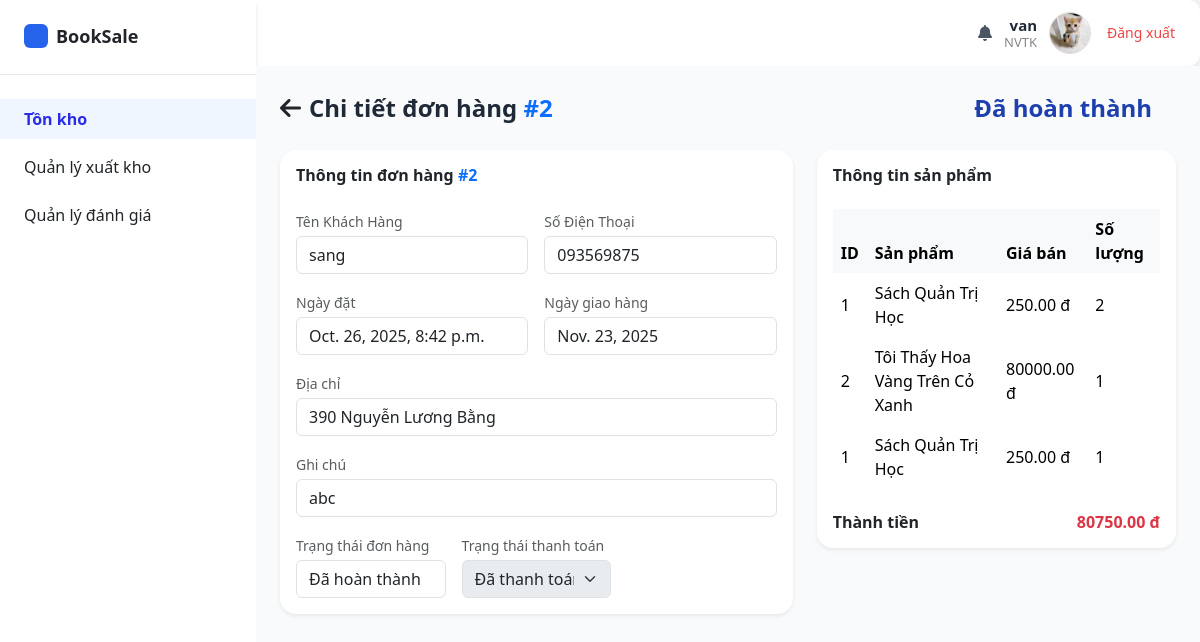
The app's page /emp/order_details/2/ (signed in) with its own data.
### booksale_app/models.py (models this page shows, shortened)
class Order(models.Model):
    STATUS_CHOICES = [
        ('confirmed', 'Đã xác nhận'),
        ('pending', 'Chờ xác nhận'),
        ('cancelled', 'Đã hủy'),
        ('completed', 'Hoàn thành')
    ]
    order_date = models.DateTimeField(auto_now_add=True)
    total_amount = models.DecimalField(
        max_digits=10,
        decimal_places=2,
        null=True,         # cho phép null
        blank=True,
    )
    status = models.CharField(
        max_length=20,
        choices=STATUS_CHOICES,
        default='pending'  # mặc định là "Chờ xác nhận"
    )
    cancel_reason = models.TextField(blank=True, null=True)
    shipping_date = models.DateField(verbose_name= "Ngày giao hàng", blank=True, null=True)
    note = models.TextField(blank=True, null=True)
    customer = models.ForeignKey(
        Customer,
        on_delete = models.PROTECT
    )
    payment_method = models.CharField(choices=PaymentMethod.choices, max_length=20)

class Customer(models.Model):
    user = models.OneToOneField(auth.get_user_model(), on_delete=models.CASCADE, null=True, blank=True)
    cust_name = models.CharField(
        max_length = 255,
        blank=False, null=False,
        help_text = "Tên khách hàng"
    )
    email = models.EmailField(
        max_length = 100,
        help_text = "Email"
    )
    phone = models.CharField(
        max_length = 15,
        blank=False, null=False,
        help_text = "Số điện thoại"
    )
    address = models.CharField(
        max_length = 255,
        blank=False, null=False,
        help_text = "Địa chi"
    )
    dob = models.DateField(
        verbose_name="Ngày sinh"
    )
    avatar = models.ImageField(upload_to='customers/', null=True, blank=True)
    create_at = models.DateTimeField(
        verbose_name = "Ngày tạo",
        auto_now_add=True
    )

class Order_Item(models.Model):
    product = models.ForeignKey(
        Product,
        on_delete = models.PROTECT
    )
    order = models.ForeignKey(
        Order,
        on_delete = models.PROTECT
    )
    quantity = models.PositiveIntegerField(default=0)
    unit_price = models.DecimalField(
        max_digits=10,
        decimal_places=2
    )
    total_price = models.DecimalField(
        max_digits=10,
        decimal_places=2
    )

class Product(models.Model):
    product_name = models.CharField(
        max_length = 255,
        blank=False, null=False,
        help_text = "Tên sản phẩm"
    )
    description = models.TextField(
        blank=False, null=False,
        help_text = "Mô tả"
    )
    image = models.ImageField(upload_to='products/', null=True, blank=True)
    cost_price = models.DecimalField(
        max_digits=10,
        decimal_places=2
    )
    sell_price = models.DecimalField(
        max_digits=10,
        decimal_places=2
    )
    quantity = models.PositiveIntegerField(default=0)
    publisher = models.ForeignKey(
        Publisher,
        on_delete=models.CASCADE
    )
    category = models.ForeignKey(
        Category,
        on_delete=models.CASCADE
    )
    genre = models.ManyToManyField(
        'Genre',
        through="Genre_Item")
    cart = models.ManyToManyField(
        'Cart',
        through='Cart_Item'
    )
    order = models.ManyToManyField(
        'Order',
         through="Order_Item"
    )

### booksale_app/views/admin_view/order_view.py (the view, shortened to what this page needs)
# urls.py: path('emp/order_details/<int:pk>/', views.order_detail, name = 'order_detail'),
@login_required(login_url="/accounts/login/staff/")
def order_detail(request, pk):
    order = get_object_or_404(Order.objects.select_related('customer'), pk=pk)
    order_items = Order_Item.objects.select_related('product').filter(order=order)
    prices = [item.product.sell_price * item.quantity for item in order_items]
    total_amount = sum_price_order(prices)
    context = {
        'order': order,
        'order_items': order_items,
        'total_amount': total_amount,
        'today': timezone.now().date(),
    }
    if order.status == "confirmed":
        template = 'admin_temp/order/order_detail.html'
    elif order.status == "cancelled":
        template = 'admin_temp/order/order_cancel.html'
    elif order.status == "completed":
        template = 'admin_temp/order/order_completed.html'
    else:
        template = 'admin_temp/order/order_confirm.html'
    return render(request, template, context)

### booksale_app/templates/admin_temp/order/order_completed.html (shortened to what this page needs)
{% extends 'admin_temp/admin_base.html' %}
{% load static %}
{% block content %}
    <main class="flex-1 bg-gray-50 p-6">
        <div class="d-flex align-items-center justify-content-between mb-4">
            <div class="d-flex align-items-center gap-2">
            <a href="/emp/order_list" class="text-decoration-none text-dark fs-4">
                <i class="fa-solid fa-arrow-left"></i>
            </a>
            <h4 class="text-2xl font-semibold text-gray-800">
                Chi tiết đơn hàng <span class="text-primary">#{{ order.id }}</span>
            </h4>
            </div>
            <div class="d-flex gap-2">
                <h4 class="text-2xl font-semibold text-blue-800 mr-6">
                    Đã hoàn thành</span>
                </h4>
            </div>
        </div>
        <div class="row">
            <div class="col-md-7">
              <div class="card border-0 shadow-sm rounded-4">
                <div class="card-body">
                  <h5 class="fw-semibold mb-4">Thông tin đơn hàng <span class="text-primary">#{{ order.id }}</span></h5>
                  <div class="row g-3">
                    <div class="col-md-6">
                      <label class="form-label text-muted small mb-1">Tên Khách Hàng</label>
                      <input type="text" class="form-control" value="{{ order.customer.cust_name }}" readonly>
                    </div>
                    <div class="col-md-6">
                      <label class="form-label text-muted small mb-1">Số Điện Thoại</label>
                      <input type="text" class="form-control" value="{{ order.customer.phone }}" readonly>
                    </div>
                    <div class="col-md-6">
                      <label class="form-label text-muted small mb-1">Ngày đặt</label>
                      <input type="text" class="form-control" value="{{ order.order_date }}" readonly>
                    </div>
                    <div class="col-md-6">
                      <label class="form-label text-muted small mb-1">Ngày giao hàng</label>
                      <input type="text" class="form-control" value="{{ order.shipping_date }}" readonly>
                    </div>
                    <div class="col-md-12">
                      <label class="form-label text-muted small mb-1">Địa chỉ</label>
                      <input type="text" class="form-control" value="{{ order.customer.address }}" readonly>
                    </div>
                    <div class="col-md-12">
                      <label class="form-label text-muted small mb-1">Ghi chú</label>
                      <input type="text" class="form-control" value="{{ order.note }}" readonly>
                    </div>
                    <div class="col-md-4">
                        <label class="form-label text-muted small mb-1">Trạng thái đơn hàng</label>
                        {% if order.status == 'completed' %}
                            <input type="text" class="form-control" value="Đã hoàn thành" readonly>
                        {% endif %}
                    </div>
                    <div class="col-md-4">
                      <label class="form-label text-muted small mb-1">Trạng thái thanh toán</label>
                      <select class="form-select" disabled>
                        <option selected>Đã thanh toán</option>
                      </select>
                    </div>
                  </div>
                </div>
              </div>
            </div>
        <div class="col-md-5">
            <div class="card border-0 shadow-sm rounded-4">
            <div class="card-body">
                <h5 class="fw-semibold mb-4">Thông tin sản phẩm</h5>
                <table class="table table-borderless align-middle">
                    <thead class="table-light">
                        <tr>
                        <th>ID</th>
                        <th>Sản phẩm</th>
                        <th>Giá bán</th>
                        <th>Số lượng</th>
                        </tr>
                    </thead>
                    <tbody>
                        {% for item in order_items %}
                        <tr>
                        <td>{{ item.product.id }}</td>
                        <td>{{ item.product.product_name }}</td>
                        <td>{{ item.product.sell_price }} đ</td>
                        <td>{{ item.quantity }}</td>
                        </tr>
                        {% endfor %}
                    </tbody>
                </table>
                <div class="d-flex justify-content-between mt-4">
                    <h6 class="fw-semibold">Thành tiền</h6>
                    <h5 class="fw-bold text-danger">{{ total_amount }} đ</h5>
                </div>
            </div>
            </div>
        </div>
        </div>
    </main>
{% endblock %}

### booksale_app/templates/admin_temp/admin_base.html (shortened to what this page needs)
{% load static %}
<!DOCTYPE html>
<html lang="en">
    <head>
        <script src="https://cdn.tailwindcss.com"></script>
        <link href="https://cdn.jsdelivr.net/npm/bootstrap@5.3.3/dist/css/bootstrap.min.css" rel="stylesheet" />
        <link href="https://cdnjs.cloudflare.com/ajax/libs/font-awesome/6.5.0/css/all.min.css" rel="stylesheet" />
    </head>
    <body class="bg-gray-100 font-sans">
        <div class="header">
            <div class="user-section">
                <div><i class="fa fa-bell text-gray-600"></i></div>
                {% if user.is_authenticated %}
                <div class="user-info text-right leading-tight">
                    <p class="name font-bold text-gray-800">{{ user.username }}</p>
                    <p class="role">{{user.groups.all.0.name}}</p>
                </div>
                {% if user.profile.avatar %}
                <img src="{{ user.profile.avatar.url }}" class="avatar" />
                {% else %}
                <img src="{% static 'images/image.jpg' %}" class="avatar" />
                {% endif %}
                <a href="{% url 'logout' %}" class="text-sm text-red-500 hover:underline ml-1">Đăng xuất</a>
                {% endif %}
            </div>
        </div>
        <div class="flex h-100">
            <aside class="w-64 bg-white h-screen shadow-md" style="margin-top: -68px">
                <div class="p-6 flex items-center space-x-2 border-b">
                    <div class="w-6 h-6 bg-blue-600 rounded"></div>
                    <span class="font-semibold text-lg">BookSale</span>
                </div>
                {% if role == "NVBH" %}
                <nav class="mt-6">
                    <ul class="space-y-2">
                        <li>
                            <a
                                href="{% url 'emp/order_list'%}"
                                class="flex items-center px-6 py-2 hover:bg-gray-10 {% if request.resolver_match.url_name == 'emp/order_list' %} isActive {% endif %}"
                            >
                                <span>Đơn hàng</span>
                            </a>
                        </li>
                        <li>
                            <details>
                                <summary class="flex items-center px-6 py-2 hover:bg-gray-100 rounded">
                                    Quản lý sản phẩm
                                </summary>
                                <ul>
                                    <li>
                                        <a
                                            href="{% url 'category_list' %}"
                                            class="block px-12 py-2 hover:bg-gray-100 {% if request.resolver_match.url_name == 'category_list' %} isActive {% endif %}"
                                            >Danh mục</a
                                        >
                                    </li>
                                    <li>
                                        <a
                                            href="{% url 'genre_list' %}"
                                            class="block px-12 py-2 hover:bg-gray-100 {% if request.resolver_match.url_name == 'genre_list' %} isActive {% endif %}"
                                            >Thể loại</a
                                        >
                                    </li>
                                    <li>
                                        <a
                                            href="{% url 'product_list' %}"
                                            class="block px-12 py-2 hover:bg-gray-100 {% if request.resolver_match.url_name == 'product_list' %} isActive {% endif %}"
                                            >Sản phẩm
                                        </a>
                                    </li>
                                </ul>
                            </details>
                        </li>
                        <li>
                            <a
                                href="{% url 'review_list' %}"
                                class="flex items-center px-6 py-2 hover:bg-gray-100 {% if request.resolver_match.url_name == 'review_list' %} isActive {% endif %}"
                            >
                                <span>Quản lý đánh giá</span>
                            </a>
                        </li>
                        <li>
                            <a
                                href="{% url 'emp/customer_list' %}"
                                class="flex items-center px-6 py-2 hover:bg-gray-100 {% if request.resolver_match.url_name == 'emp/customer_list' %} isActive {% endif %}"
                            >
                                <span>Quản lý khách hàng</span>
                            </a>
                        </li>
                    </ul>
                </nav>
                {% elif role == "NVTK" %}
                <nav class="mt-6">
                    <ul class="space-y-2">
                        <li>
                            <a
                                href="{% url 'emp/order_list'%}"
                                class="flex items-center px-6 py-2 hover:bg-gray-100 isActive"
                            >
                                <span>Tồn kho</span>
                            </a>
                        </li>
                        <li>
                            <details>
                                <summary class="flex items-center px-6 py-2 hover:bg-gray-100 rounded">
                                    Quản lý xuất kho
                                </summary>
                            </details>
                        </li>
                        <li>
                            <a href="#" class="flex items-center px-6 py-2 hover:bg-gray-100">
                                <span>Quản lý đánh giá</span>
                            </a>
                        </li>
                    </ul>
                </nav>
                {% endif %}
            </aside>
            {% block content %} {% endblock %}
        </div>
    </body>
</html>

### records on screen
Order: id "2", customer.cust_name "sang", customer.phone "093569875", order_date "Oct. 26, 2025, 8:42 p.m.", shipping_date "Nov. 23, 2025", customer.address "390 Nguyễn Lương Bằng", note "abc"
Order_Item: product.id "1", product.product_name "Sách Quản Trị Học", product.sell_price "250.00", quantity "2"
Order_Item: product.id "2", product.product_name "Tôi Thấy Hoa Vàng Trên Cỏ Xanh", product.sell_price "80000.00", quantity "1"
Order_Item: product.id "1", product.product_name "Sách Quản Trị Học", product.sell_price "250.00", quantity "1"

### other values on screen
{{ user.username }} "van"
{{ user.groups.all.0.name }} "NVTK"
{{ total_amount }} "80750.00"
